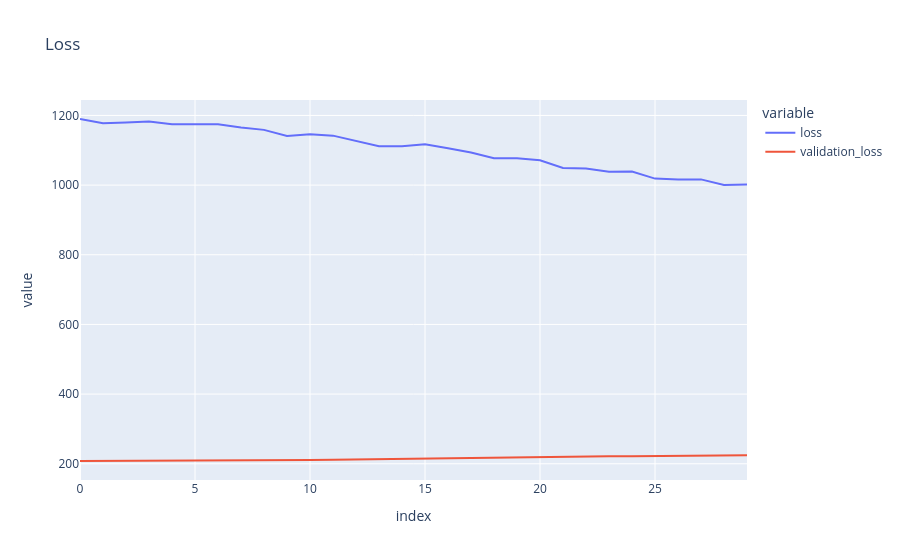
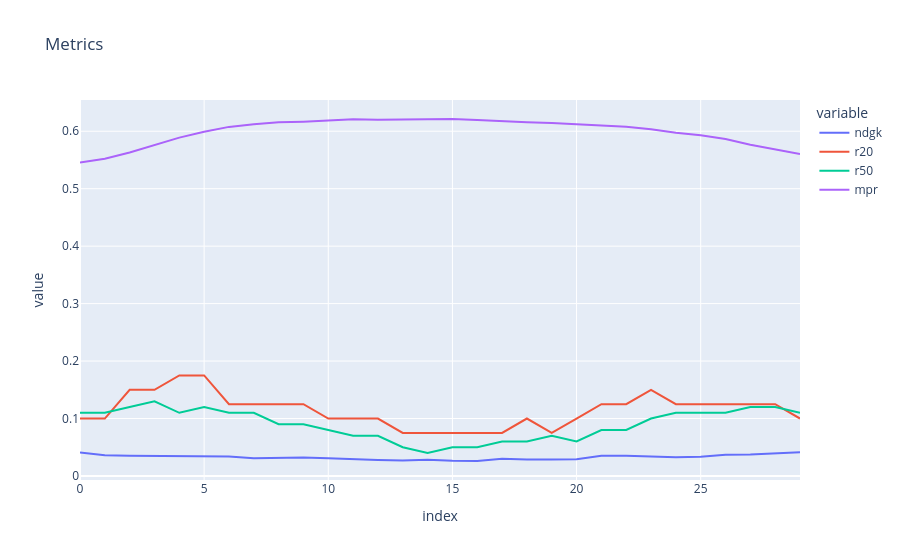

Here is the notebook cell these charts were saved with, in order:
### Code cell
losses_df = pd.DataFrame([loss_history, validation_loss_history, ndcg_history, r20_history, r50_history, mpr_history]).T
losses_df.columns = ["loss", "validation_loss", "ndgk", "r20", "r50", "mpr"]

px.line(losses_df, x=losses_df.index, y=["loss", "validation_loss"], title="Loss").show()
px.line(losses_df, x=losses_df.index, y=["ndgk", "r20", "r50", "mpr"], title="Metrics").show()

### Figure 1 — Plotly figure (JSON) as saved in the notebook; plotly's stock layout.template omitted (floating-point values rounded to 4 significant figures)
{"data": [{"hovertemplate": "variable=loss<br>index=%{x}<br>value=%{y}<extra></extra>", "legendgroup": "loss", "line": {"color": "#636efa", "dash": "solid"}, "marker": {"symbol": "circle"}, "mode": "lines", "name": "loss", "orientation": "h", "showlegend": true, "type": "scatter", "x": [0, 1, 2, 3, 4, 5, 6, 7, 8, 9, 10, 11, 12, 13, 14, 15, 16, 17, 18, 19, 20, 21, 22, 23, 24, 25, 26, 27, 28, 29], "xaxis": "x", "y": [1190.0, 1177.0, 1180.0, 1182.0, 1175.0, 1175.0, 1175.0, 1166.0, 1159.0, 1141.0, 1146.0, 1142.0, 1127.0, 1111.0, 1111.0, 1118.0, 1106.0, 1094.0, 1077.0, 1077.0, 1071.0, 1049.0, 1048.0, 1039.0, 1039.0, 1019.0, 1016.0, 1016.0, 1000.0, 1002.0], "yaxis": "y"}, {"hovertemplate": "variable=validation_loss<br>index=%{x}<br>value=%{y}<extra></extra>", "legendgroup": "validation_loss", "line": {"color": "#EF553B", "dash": "solid"}, "marker": {"symbol": "circle"}, "mode": "lines", "name": "validation_loss", "orientation": "h", "showlegend": true, "type": "scatter", "x": [0, 1, 2, 3, 4, 5, 6, 7, 8, 9, 10, 11, 12, 13, 14, 15, 16, 17, 18, 19, 20, 21, 22, 23, 24, 25, 26, 27, 28, 29], "xaxis": "x", "y": [207.9, 208.0, 208.1, 208.2, 208.4, 208.6, 208.8, 209.1, 209.5, 209.9, 210.4, 211.1, 212.0, 212.9, 214.1, 215.3, 216.6, 217.9, 219.0, 219.8, 220.6, 221.0, 221.4, 221.5, 221.7, 222.1, 222.4, 222.8, 223.4, 224.2], "yaxis": "y"}], "layout": {"legend": {"title": {"text": "variable"}, "tracegroupgap": 0}, "title": {"text": "Loss"}, "xaxis": {"anchor": "y", "domain": [0, 1], "title": {"text": "index"}}, "yaxis": {"anchor": "x", "domain": [0, 1], "title": {"text": "value"}}}}

### Figure 2 — Plotly figure (JSON) as saved in the notebook; plotly's stock layout.template omitted (floating-point values rounded to 4 significant figures)
{"data": [{"hovertemplate": "variable=ndgk<br>index=%{x}<br>value=%{y}<extra></extra>", "legendgroup": "ndgk", "line": {"color": "#636efa", "dash": "solid"}, "marker": {"symbol": "circle"}, "mode": "lines", "name": "ndgk", "orientation": "h", "showlegend": true, "type": "scatter", "x": [0, 1, 2, 3, 4, 5, 6, 7, 8, 9, 10, 11, 12, 13, 14, 15, 16, 17, 18, 19, 20, 21, 22, 23, 24, 25, 26, 27, 28, 29], "xaxis": "x", "y": [0.04076, 0.03611, 0.03529, 0.03498, 0.03413, 0.03483, 0.03407, 0.03105, 0.0318, 0.03214, 0.0307, 0.02876, 0.02762, 0.02699, 0.02823, 0.02635, 0.02609, 0.03003, 0.02861, 0.02887, 0.02919, 0.03514, 0.03522, 0.03374, 0.03276, 0.0336, 0.03702, 0.03734, 0.03925, 0.04144], "yaxis": "y"}, {"hovertemplate": "variable=r20<br>index=%{x}<br>value=%{y}<extra></extra>", "legendgroup": "r20", "line": {"color": "#EF553B", "dash": "solid"}, "marker": {"symbol": "circle"}, "mode": "lines", "name": "r20", "orientation": "h", "showlegend": true, "type": "scatter", "x": [0, 1, 2, 3, 4, 5, 6, 7, 8, 9, 10, 11, 12, 13, 14, 15, 16, 17, 18, 19, 20, 21, 22, 23, 24, 25, 26, 27, 28, 29], "xaxis": "x", "y": [0.1, 0.1, 0.15, 0.15, 0.175, 0.175, 0.125, 0.125, 0.125, 0.125, 0.1, 0.1, 0.1, 0.075, 0.075, 0.075, 0.075, 0.075, 0.1, 0.075, 0.1, 0.125, 0.125, 0.15, 0.125, 0.125, 0.125, 0.125, 0.125, 0.1], "yaxis": "y"}, {"hovertemplate": "variable=r50<br>index=%{x}<br>value=%{y}<extra></extra>", "legendgroup": "r50", "line": {"color": "#00cc96", "dash": "solid"}, "marker": {"symbol": "circle"}, "mode": "lines", "name": "r50", "orientation": "h", "showlegend": true, "type": "scatter", "x": [0, 1, 2, 3, 4, 5, 6, 7, 8, 9, 10, 11, 12, 13, 14, 15, 16, 17, 18, 19, 20, 21, 22, 23, 24, 25, 26, 27, 28, 29], "xaxis": "x", "y": [0.11, 0.11, 0.12, 0.13, 0.11, 0.12, 0.11, 0.11, 0.09, 0.09, 0.08, 0.07, 0.07, 0.05, 0.04, 0.05, 0.05, 0.06, 0.06, 0.07, 0.06, 0.08, 0.08, 0.1, 0.11, 0.11, 0.11, 0.12, 0.12, 0.11], "yaxis": "y"}, {"hovertemplate": "variable=mpr<br>index=%{x}<br>value=%{y}<extra></extra>", "legendgroup": "mpr", "line": {"color": "#ab63fa", "dash": "solid"}, "marker": {"symbol": "circle"}, "mode": "lines", "name": "mpr", "orientation": "h", "showlegend": true, "type": "scatter", "x": [0, 1, 2, 3, 4, 5, 6, 7, 8, 9, 10, 11, 12, 13, 14, 15, 16, 17, 18, 19, 20, 21, 22, 23, 24, 25, 26, 27, 28, 29], "xaxis": "x", "y": [0.5455, 0.5522, 0.5629, 0.5755, 0.5889, 0.5991, 0.6076, 0.612, 0.6155, 0.6166, 0.6193, 0.6208, 0.6198, 0.6207, 0.621, 0.6213, 0.6197, 0.6174, 0.6158, 0.6143, 0.6124, 0.6099, 0.608, 0.6035, 0.5972, 0.593, 0.5864, 0.5766, 0.5682, 0.5603], "yaxis": "y"}], "layout": {"legend": {"title": {"text": "variable"}, "tracegroupgap": 0}, "title": {"text": "Metrics"}, "xaxis": {"anchor": "y", "domain": [0, 1], "title": {"text": "index"}}, "yaxis": {"anchor": "x", "domain": [0, 1], "title": {"text": "value"}}}}
